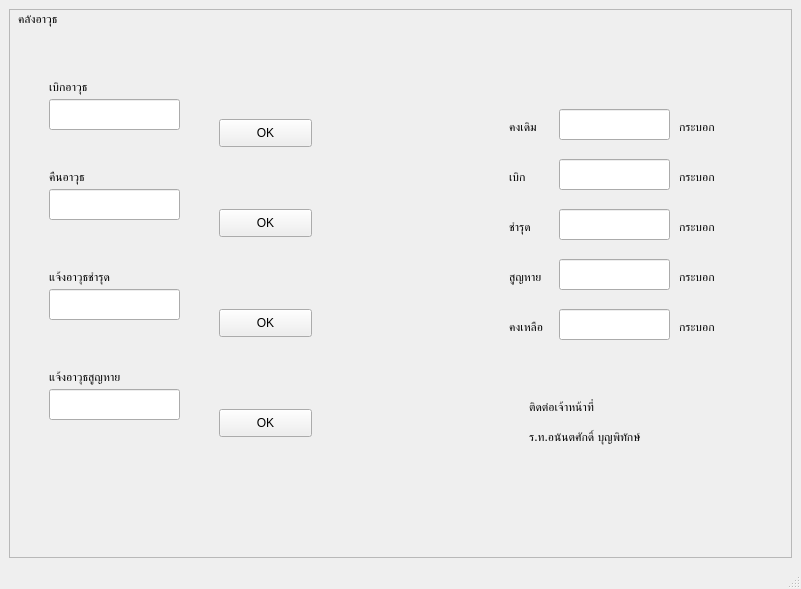
<?xml version="1.0" encoding="UTF-8"?>
<ui version="4.0">
 <class>MainWindow</class>
 <widget class="QMainWindow" name="MainWindow">
  <property name="geometry">
   <rect>
    <x>0</x>
    <y>0</y>
    <width>801</width>
    <height>589</height>
   </rect>
  </property>
  <property name="windowTitle">
   <string>MainWindow</string>
  </property>
  <widget class="QWidget" name="centralwidget">
   <layout class="QGridLayout" name="gridLayout">
    <item row="0" column="0">
     <widget class="QFrame" name="frame">
      <property name="frameShape">
       <enum>QFrame::StyledPanel</enum>
      </property>
      <property name="frameShadow">
       <enum>QFrame::Raised</enum>
      </property>
      <widget class="QLineEdit" name="lineEdit">
       <property name="geometry">
        <rect>
         <x>40</x>
         <y>90</y>
         <width>131</width>
         <height>31</height>
        </rect>
       </property>
      </widget>
      <widget class="QLineEdit" name="lineEdit_2">
       <property name="geometry">
        <rect>
         <x>40</x>
         <y>180</y>
         <width>131</width>
         <height>31</height>
        </rect>
       </property>
      </widget>
      <widget class="QLineEdit" name="lineEdit_3">
       <property name="geometry">
        <rect>
         <x>40</x>
         <y>280</y>
         <width>131</width>
         <height>31</height>
        </rect>
       </property>
      </widget>
      <widget class="QLineEdit" name="lineEdit_4">
       <property name="geometry">
        <rect>
         <x>40</x>
         <y>380</y>
         <width>131</width>
         <height>31</height>
        </rect>
       </property>
      </widget>
      <widget class="QLabel" name="label_2">
       <property name="geometry">
        <rect>
         <x>40</x>
         <y>70</y>
         <width>55</width>
         <height>16</height>
        </rect>
       </property>
       <property name="text">
        <string>เบิกอาวุธ</string>
       </property>
      </widget>
      <widget class="QLabel" name="label_3">
       <property name="geometry">
        <rect>
         <x>40</x>
         <y>160</y>
         <width>55</width>
         <height>16</height>
        </rect>
       </property>
       <property name="text">
        <string>คืนอาวุธ</string>
       </property>
      </widget>
      <widget class="QLabel" name="label_4">
       <property name="geometry">
        <rect>
         <x>40</x>
         <y>260</y>
         <width>81</width>
         <height>16</height>
        </rect>
       </property>
       <property name="text">
        <string>แจ้งอาวุธชำรุด</string>
       </property>
      </widget>
      <widget class="QLabel" name="label_5">
       <property name="geometry">
        <rect>
         <x>40</x>
         <y>360</y>
         <width>91</width>
         <height>16</height>
        </rect>
       </property>
       <property name="text">
        <string>แจ้งอาวุธสูญหาย</string>
       </property>
      </widget>
      <widget class="QLabel" name="label_6">
       <property name="geometry">
        <rect>
         <x>500</x>
         <y>110</y>
         <width>55</width>
         <height>16</height>
        </rect>
       </property>
       <property name="text">
        <string>คงเดิม</string>
       </property>
      </widget>
      <widget class="QLabel" name="label_7">
       <property name="geometry">
        <rect>
         <x>500</x>
         <y>160</y>
         <width>55</width>
         <height>16</height>
        </rect>
       </property>
       <property name="text">
        <string>เบิก</string>
       </property>
      </widget>
      <widget class="QLabel" name="label_8">
       <property name="geometry">
        <rect>
         <x>500</x>
         <y>210</y>
         <width>55</width>
         <height>16</height>
        </rect>
       </property>
       <property name="text">
        <string>ชำรุด</string>
       </property>
      </widget>
      <widget class="QLabel" name="label_9">
       <property name="geometry">
        <rect>
         <x>500</x>
         <y>260</y>
         <width>55</width>
         <height>16</height>
        </rect>
       </property>
       <property name="text">
        <string>สูญหาย</string>
       </property>
      </widget>
      <widget class="QLabel" name="label_10">
       <property name="geometry">
        <rect>
         <x>500</x>
         <y>310</y>
         <width>55</width>
         <height>16</height>
        </rect>
       </property>
       <property name="text">
        <string>คงเหลือ</string>
       </property>
      </widget>
      <widget class="QLabel" name="label_11">
       <property name="geometry">
        <rect>
         <x>670</x>
         <y>110</y>
         <width>55</width>
         <height>16</height>
        </rect>
       </property>
       <property name="text">
        <string>กระบอก</string>
       </property>
      </widget>
      <widget class="QLabel" name="label_12">
       <property name="geometry">
        <rect>
         <x>670</x>
         <y>160</y>
         <width>55</width>
         <height>16</height>
        </rect>
       </property>
       <property name="text">
        <string>กระบอก</string>
       </property>
      </widget>
      <widget class="QLabel" name="label_13">
       <property name="geometry">
        <rect>
         <x>670</x>
         <y>210</y>
         <width>55</width>
         <height>16</height>
        </rect>
       </property>
       <property name="text">
        <string>กระบอก</string>
       </property>
      </widget>
      <widget class="QLabel" name="label_14">
       <property name="geometry">
        <rect>
         <x>670</x>
         <y>260</y>
         <width>55</width>
         <height>16</height>
        </rect>
       </property>
       <property name="text">
        <string>กระบอก</string>
       </property>
      </widget>
      <widget class="QLabel" name="label_15">
       <property name="geometry">
        <rect>
         <x>670</x>
         <y>310</y>
         <width>55</width>
         <height>16</height>
        </rect>
       </property>
       <property name="text">
        <string>กระบอก</string>
       </property>
      </widget>
      <widget class="QLineEdit" name="lineEdit_5">
       <property name="geometry">
        <rect>
         <x>550</x>
         <y>100</y>
         <width>111</width>
         <height>31</height>
        </rect>
       </property>
      </widget>
      <widget class="QLineEdit" name="lineEdit_6">
       <property name="geometry">
        <rect>
         <x>550</x>
         <y>150</y>
         <width>111</width>
         <height>31</height>
        </rect>
       </property>
      </widget>
      <widget class="QLineEdit" name="lineEdit_7">
       <property name="geometry">
        <rect>
         <x>550</x>
         <y>200</y>
         <width>111</width>
         <height>31</height>
        </rect>
       </property>
      </widget>
      <widget class="QLineEdit" name="lineEdit_8">
       <property name="geometry">
        <rect>
         <x>550</x>
         <y>250</y>
         <width>111</width>
         <height>31</height>
        </rect>
       </property>
      </widget>
      <widget class="QLineEdit" name="lineEdit_9">
       <property name="geometry">
        <rect>
         <x>550</x>
         <y>300</y>
         <width>111</width>
         <height>31</height>
        </rect>
       </property>
      </widget>
      <widget class="QWidget" name="verticalLayoutWidget">
       <property name="geometry">
        <rect>
         <x>1</x>
         <y>1</y>
         <width>2</width>
         <height>2</height>
        </rect>
       </property>
       <layout class="QVBoxLayout" name="verticalLayout"/>
      </widget>
      <widget class="QLabel" name="label_16">
       <property name="geometry">
        <rect>
         <x>520</x>
         <y>390</y>
         <width>141</width>
         <height>16</height>
        </rect>
       </property>
       <property name="text">
        <string>ติดต่อเจ้าหน้าที่</string>
       </property>
      </widget>
      <widget class="QLabel" name="label_17">
       <property name="geometry">
        <rect>
         <x>520</x>
         <y>420</y>
         <width>221</width>
         <height>16</height>
        </rect>
       </property>
       <property name="text">
        <string>ร.ท.อนันตศักดิ์ บุญพิทักษ์</string>
       </property>
      </widget>
      <widget class="QPushButton" name="pushButton">
       <property name="geometry">
        <rect>
         <x>210</x>
         <y>110</y>
         <width>93</width>
         <height>28</height>
        </rect>
       </property>
       <property name="text">
        <string>OK</string>
       </property>
      </widget>
      <widget class="QPushButton" name="pushButton_2">
       <property name="geometry">
        <rect>
         <x>210</x>
         <y>200</y>
         <width>93</width>
         <height>28</height>
        </rect>
       </property>
       <property name="text">
        <string>OK</string>
       </property>
      </widget>
      <widget class="QPushButton" name="pushButton_3">
       <property name="geometry">
        <rect>
         <x>210</x>
         <y>300</y>
         <width>93</width>
         <height>28</height>
        </rect>
       </property>
       <property name="text">
        <string>OK</string>
       </property>
      </widget>
      <widget class="QPushButton" name="pushButton_4">
       <property name="geometry">
        <rect>
         <x>210</x>
         <y>400</y>
         <width>93</width>
         <height>28</height>
        </rect>
       </property>
       <property name="text">
        <string>OK</string>
       </property>
      </widget>
     </widget>
    </item>
   </layout>
   <widget class="QLabel" name="label">
    <property name="geometry">
     <rect>
      <x>18</x>
      <y>11</y>
      <width>49</width>
      <height>16</height>
     </rect>
    </property>
    <property name="baseSize">
     <size>
      <width>0</width>
      <height>0</height>
     </size>
    </property>
    <property name="text">
     <string>คลังอาวุธ</string>
    </property>
   </widget>
  </widget>
  <widget class="QMenuBar" name="menubar">
   <property name="geometry">
    <rect>
     <x>0</x>
     <y>0</y>
     <width>801</width>
     <height>21</height>
    </rect>
   </property>
  </widget>
  <widget class="QStatusBar" name="statusbar"/>
 </widget>
 <resources/>
 <connections/>
</ui>
